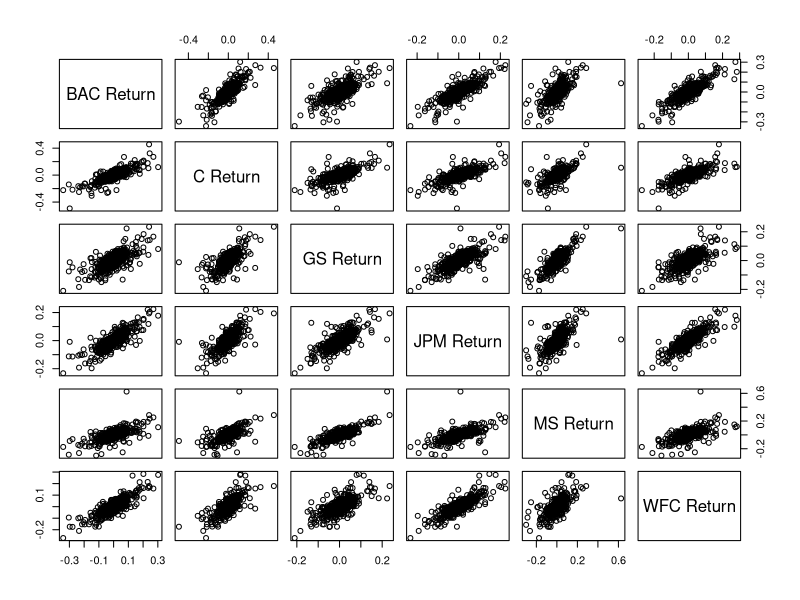

Recreate this plot in R.
# Load the necessary libraries
library(readr)
library(dplyr)

# Read the CSV file
BAC <- read_csv("Data/BAC.csv")
C <- read_csv('Data/C.csv')
GS <- read_csv('Data/GS.csv')
JPM <- read_csv('Data/JPM.csv')
MS <- read_csv('Data/MS.csv')
WFC <- read_csv('Data/WFC.csv')

# Define the tickers
tickers <- c("BAC", "C", "GS", "JPM", "MS", "WFC")

# Combine the data frames
bank_stocks <- cbind(BAC, C, GS, JPM, MS, WFC)

# Set the column names
colnames(bank_stocks) <- paste(rep(tickers, each = ncol(BAC)), colnames(BAC), sep = "_")

# Establish returns dataframe
returns <- data.frame(matrix(ncol = length(tickers), nrow = nrow(bank_stocks)))
names(returns) <- paste(tickers, 'Return', sep = ' ')
for (tick in tickers) {
  returns[[paste(tick, 'Return', sep = ' ')]] <- c(NA, diff(log(bank_stocks[[paste(tick, 'Close', sep = '_')]])))
}

pairs(returns[2:nrow(returns),])